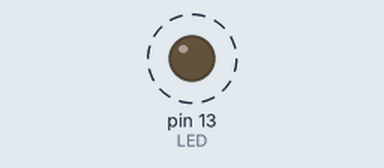
This sketch was run on a simulated Arduino Uno, built with avr-gcc and run on an emulated ATmega328P. Shown: output pins drawn as LEDs (lit = HIGH). Dashed ring = blinking. Pins used as bus, display or sensor lines are not drawn; what the sketch prints to the serial monitor is not drawn.

Above: at 2.6 s.
Timing chart, 0 to 5.0 s (numbered marks = the images above):
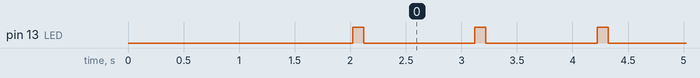

Measured:
- by itself, pin 13 (LED): alternates HIGH for 0.10 s and LOW for 1.0 s

The sketch:

blueduino_init.pde
```cpp
/* Blueduino Initialization Sketch */

int LED = 13;   // select the pin for the LED
int RESET = 7;

void setup() {
  pinMode(LED,OUTPUT);   // declare the LED's pin as output
  pinMode(RESET,OUTPUT);   // declare the LED's pin as output
  Serial.begin(115200);        // connect to the serial port
  digitalWrite(RESET, HIGH);
  delay(10);
  digitalWrite(RESET, LOW);
  delay(2000);
  Serial.println("SET BT PAGEMODE 3 2000 1");  // Always listen
  Serial.println("SET BT NAME BLUEDUINO");
  Serial.println("SET BT ROLE 0 f 7d00");  // Set timeout to 20 sec
  Serial.println("SET CONTROL ECHO 0");
  Serial.println("SET BT AUTH * 1234");
  Serial.println("SET CONTROL CD 64 0");  // Set PIO2 high on connection
  Serial.println("SET CONTROL MSC DCE 00 08 00 00 00 00");  // Set reset to PIO3
  Serial.println("SET CONTROL ESCAPE - 00 1");  // Disable escape
  //Serial.println("SET CONTROL BAUD 115200,8n1");      //first release 19200
}

void loop () {
  digitalWrite(LED, HIGH);
  delay(100);
  digitalWrite(LED, LOW);
  Serial.println("ciao");
  delay(1000);
}
```
